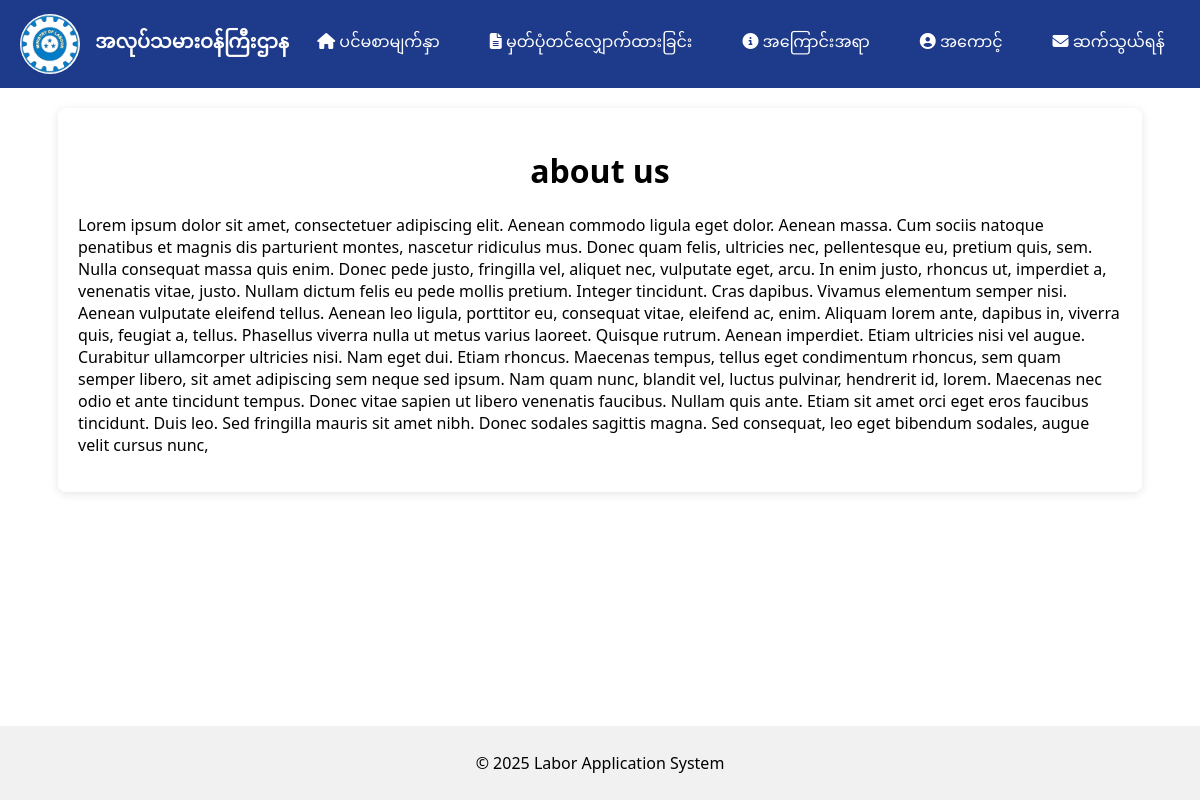
The app's page /user?vr=about with its own data.
### tables this page shows
CREATE TABLE `about` (
  `id` int(11) NOT NULL,
  `title` varchar(200) NOT NULL,
  `body` text NOT NULL
);

### user/views/about/index.php (the view, shortened to what this page needs)
<?php
$db = new Connection();
$connection = $db::$connection;
$query = "SELECT * FROM about LIMIT 1";
$result = $connection->query($query);
$about = $result->fetch_assoc();
?>
<main>
  <div id="about">
    <h1 id="about-title"><?= $about['title'] ?></h1>
    <p><?= $about['body'] ?></p>
  </div>
</main>

### user/static/css/style.css (style rules this page uses)
* { font-family: 'Segoe UI', Tahoma, Geneva, Verdana, sans-serif; }
html, body { height: 100%; margin: 0; padding: 0; display: flex; flex-direction: column; }
main { flex: 1; padding: 20px; }

### user/partials/header.php (style rules this page uses)
body { margin: 0; font-family: 'Segoe UI', Tahoma, Geneva, Verdana, sans-serif; }

### user/views/about/index.php (style rules this page uses)
p { margin-bottom: 1rem; }
#about-title { text-align: center; }
#about { width: 90%; border-radius: 8px; padding: 20px; margin: auto; box-shadow: 0 2px 10px rgba(0, 0, 0, 0.1); }

### records on screen
about: title "about us", body "Lorem ipsum dolor sit amet, consectetuer adipiscing elit. Aenean commodo ligula eget dolor. Aenean massa. Cum sociis natoque penatibus et magnis dis parturient montes, nascetur ridiculus mus. Donec quam felis, ultricies nec, pellentesque eu, pretium quis, sem. Nulla consequat massa quis enim. Donec pede justo, fringilla vel, aliquet nec, vulputate eget, arcu. In enim justo, rhoncus ut, imperdiet a, venenatis vitae, justo. Nullam dictum felis eu pede mollis pretium. Integer tincidunt. Cras dapibus. Vivamus elementum semper nisi. Aenean vulputate eleifend tellus. Aenean leo ligula, porttitor eu, consequat vitae, eleifend ac, enim. Aliquam lorem ante, dapibus in, viverra quis, feugiat a,…"
